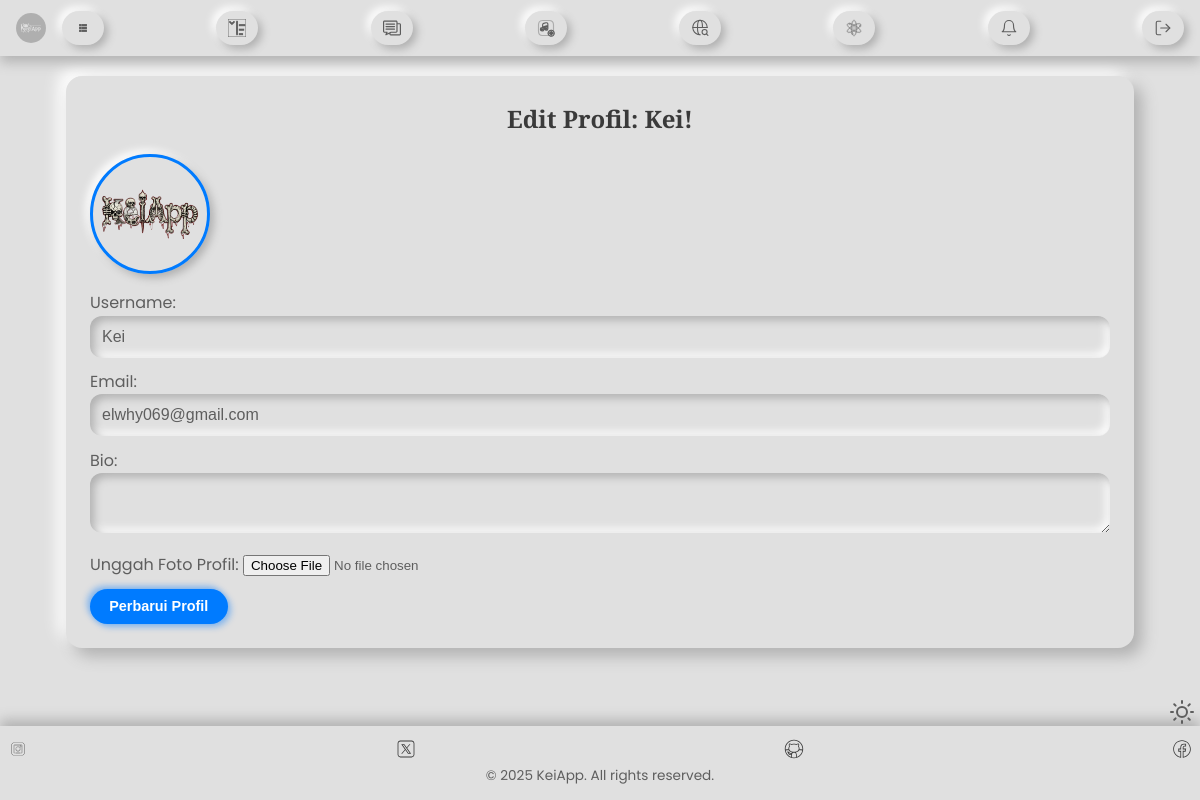
The page /profile (signed in) on the database its author committed.
### kei.py (models this page shows, shortened)
class User(UserMixin, db.Model):
    id = db.Column(db.Integer, primary_key=True)
    username = db.Column(db.String(100), unique=True, nullable=False)
    email = db.Column(db.String(100), unique=True, nullable=False)
    password_hash = db.Column(db.String(128), nullable=False)
    profile_image_url = db.Column(db.String(255), nullable=True, default='/static/images/logo.png')
    subscription_plan = db.Column(db.String(50), nullable=False, default='free')
    todos = db.relationship('Todo', backref='owner', lazy=True)
    images = db.relationship('GalleryImage', backref='uploader', lazy=True)
    categories = db.relationship('Category', backref='creator', lazy=True)
    comments = db.relationship('Comment', backref='commenter', lazy=True)
    likes = db.relationship('Like', backref='liker', lazy=True)
    date_joined = db.Column(db.DateTime, default=datetime.utcnow)
    bio = db.Column(db.String(255))
    followers = db.relationship('Follow', foreign_keys=[Follow.followed_id], backref=db.backref('followed', lazy='joined'), lazy='dynamic', cascade='all, delete-orphan')
    following = db.relationship('Follow', foreign_keys=[Follow.follower_id], backref=db.backref('follower', lazy='joined'), lazy='dynamic', cascade='all, delete-orphan')
    is_admin = db.Column(db.Boolean, default=False)
    sent_messages = db.relationship('Message', foreign_keys='Message.sender_id', backref='sender', lazy='dynamic')
    received_messages = db.relationship('Message', foreign_keys='Message.recipient_id', backref='recipient', lazy='dynamic')
    notifications = db.relationship('Notifications', backref='user', lazy=True)
    music_tracks = db.relationship('Music', backref='user', lazy=True)

### kei.py (the view, shortened to what this page needs)
@kei.route('/profile', methods=['GET', 'POST'])
@login_required
def profile():
    return render_template('profile.html')

### kei.py (called while the page is built)
@login_manager.user_loader
def load_user(user_id):
    return db.session.get(User, int(user_id))

@kei.context_processor
def inject_notifications():
    if current_user.is_authenticated:
        unread_count = Notifications.query.filter_by(user_id=current_user.id, is_read=False).count()
        return dict(unread_count=unread_count)
    return dict(unread_count=0)

### templates/profile.html (shortened to what this page needs)
{% extends "base.html" %}
{% block content %}
    <div class="container">
        <div class="card">
            <h1 class="card-title">Edit Profil: {{ current_user.username }}!</h1>
            <div class="profile-header text-center">
                <img class="profile-image" src="{{ current_user.profile_image_url }}" alt="Foto Profil">
            </div>
            <form method="post" action="{{ url_for('profile') }}" enctype="multipart/form-data" class="profile-form">
                <div class="form-group">
                    <label for="username">Username:</label>
                    <input type="text" name="username" value="{{ current_user.username }}" required>
                </div>
                <div class="form-group">
                    <label for="email">Email:</label>
                    <input type="email" name="email" value="{{ current_user.email }}" required>
                </div>
                <div class="form-group">
                    <label for="bio">Bio:</label>
                    <textarea name="bio">{{ current_user.bio if current_user.bio else '' }}</textarea>
                </div>
                <div class="form-group">
                    <label for="profile_image">Unggah Foto Profil:</label>
                    <input type="file" name="profile_image" accept="image/*">
                </div>
                <button type="submit" class="btn btn-primary">Perbarui Profil</button>
            </form>
        </div>
    </div>
{% endblock %}

### projec/css/kei.css (style rules this page uses)
:root { --bg-color-soft: #e0e0e0; --card-color-soft: #e0e0e0; --text-color-soft: #5e5e5e; --heading-color-soft: #3a3a3a; --link-color-soft: #007bff; --primary-color-soft: #007bff; --secondary-color-soft: #9c9c9c; --danger-color-soft: #d32f2f; --shadow-light: #ffffff; --shadow-dark: #b0b0b0; --inset-shadow-light: #f0f0f0; --inset-shadow-dark: #c8c8c8; --secondary-text-color: #666666; --accent-color: #5d9cec; --quote-shadow: #e0e0e0; --fold-color: #dcdcdc; }
* { box-sizing: border-box; margin: 0; padding: 0; }
body { font-family: 'Poppins', sans-serif; background-color: var(--bg-color-soft); color: var(--text-color-soft); line-height: 1.3; transition: background-color 0.5s ease; padding-top: 40px; padding-bottom: 40px; }
.container { max-width: 900px; margin: 0 auto; padding: 0.5rem; }
h1, h2, h3, h4, h5, h6 { font-family: 'Playfair Display', serif; color: var(--heading-color-soft); margin-bottom: 0.6rem; }
h1 { font-size: 1.4rem; }
.card, .gallery-item, .form-card, .profile-card, .edit-options-card, .weather, .quote, .card-quote, .message-item, .notification-item { background-color: var(--card-color-soft); border-radius: 10px; box-shadow: 5px 5px 10px var(--shadow-dark), -5px -5px 10px var(--shadow-light); padding: 1rem; margin-bottom: 0.7rem; transition: transform 0.2s ease, box-shadow 0.2s ease; }
.card-title { font-size: 1.3rem; font-weight: 700; text-align: center; margin-bottom: 0.7rem; color: var(--heading-color-soft); }
.form-control, input[type="text"], input[type="email"], input[type="password"], textarea, select { width: 100%; padding: 8px; background-color: var(--card-color-soft); border: none; border-radius: 8px; box-shadow: inset 2px 2px 4px var(--shadow-dark), inset -2px -2px 4px var(--shadow-light); color: var(--text-color-soft); font-size: 0.8rem; transition: box-shadow 0.2s ease-in-out; }
.btn { display: inline-block; padding: 0.4rem 0.8rem; font-size: 0.75rem; font-weight: 600; text-align: center; border: none; border-radius: 20px; cursor: pointer; background-color: var(--card-color-soft); box-shadow: 3px 3px 6px var(--shadow-dark), -3px -3px 6px var(--shadow-light); color: var(--text-color-soft); transition: all 0.2s ease-in-out; }
.btn.btn-primary { color: #fff; background-color: var(--primary-color-soft); box-shadow: 3px 3px 6px rgba(0, 123, 255, 0.4), -3px -3px 6px rgba(0, 123, 255, 0.4); }
.form-group { margin-bottom: 0.7rem; }
textarea { resize: vertical; min-height: 50px; }
.profile-image { width: 80px; height: 80px; border-radius: 50%; object-fit: cover; border: 1.5px solid var(--primary-color-soft); margin-bottom: 0.5rem; box-shadow: 2px 2px 4px var(--shadow-dark), -2px -2px 4px var(--shadow-light); }
@media (min-width: 568px) { body { padding-top: 60px; padding-bottom: 60px; line-height: 1.6; } }
@media (min-width: 568px) { .container { max-width: 1100px; padding: 1rem; } }
@media (min-width: 568px) { h1 { font-size: 2.5rem; } }
@media (min-width: 568px) { .card, .gallery-item, .form-card, .profile-card, .edit-options-card, .weather, .quote, .message-item, .notification-item { border-radius: 16px; box-shadow: 8px 8px 16px var(--shadow-dark), -8px -8px 16px var(--shadow-light); padding: 1.5rem; margin-bottom: 1.2rem; } }
@media (min-width: 568px) { .card-title { font-size: 1.5rem; margin-bottom: 1rem; } }
@media (min-width: 568px) { .form-control, input[type="text"], input[type="email"], input[type="password"], textarea, select { padding: 12px; font-size: 1rem; border-radius: 12px; box-shadow: inset 4px 4px 8px var(--shadow-dark), inset -4px -4px 8px var(--shadow-light); } }
@media (min-width: 568px) { .btn { padding: 0.6rem 1.2rem; font-size: 0.9rem; border-radius: 30px; box-shadow: 5px 5px 10px var(--shadow-dark), -5px -5px 10px var(--shadow-light); } }
@media (min-width: 568px) { .profile-image { width: 120px; height: 120px; border: 3px solid var(--primary-color-soft); box-shadow: 4px 4px 8px var(--shadow-dark), -4px -4px 8px var(--shadow-light); } }

### rows shown on the page
User: username "Kei", profile_image_url (picture), email "elwhy069@gmail.com"
